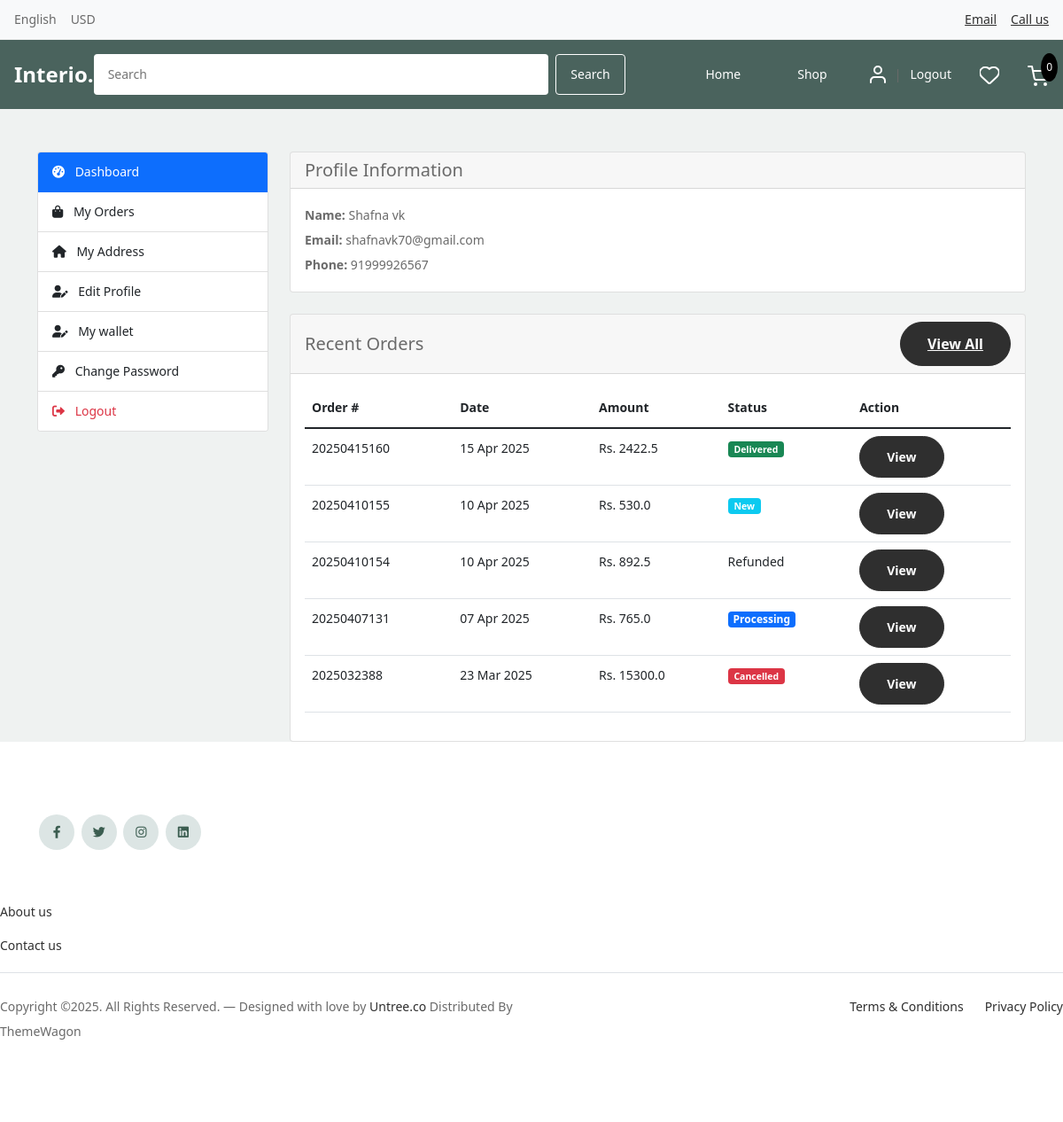
The page /accounts/dashboard/ (signed in) on the database as committed earlier.
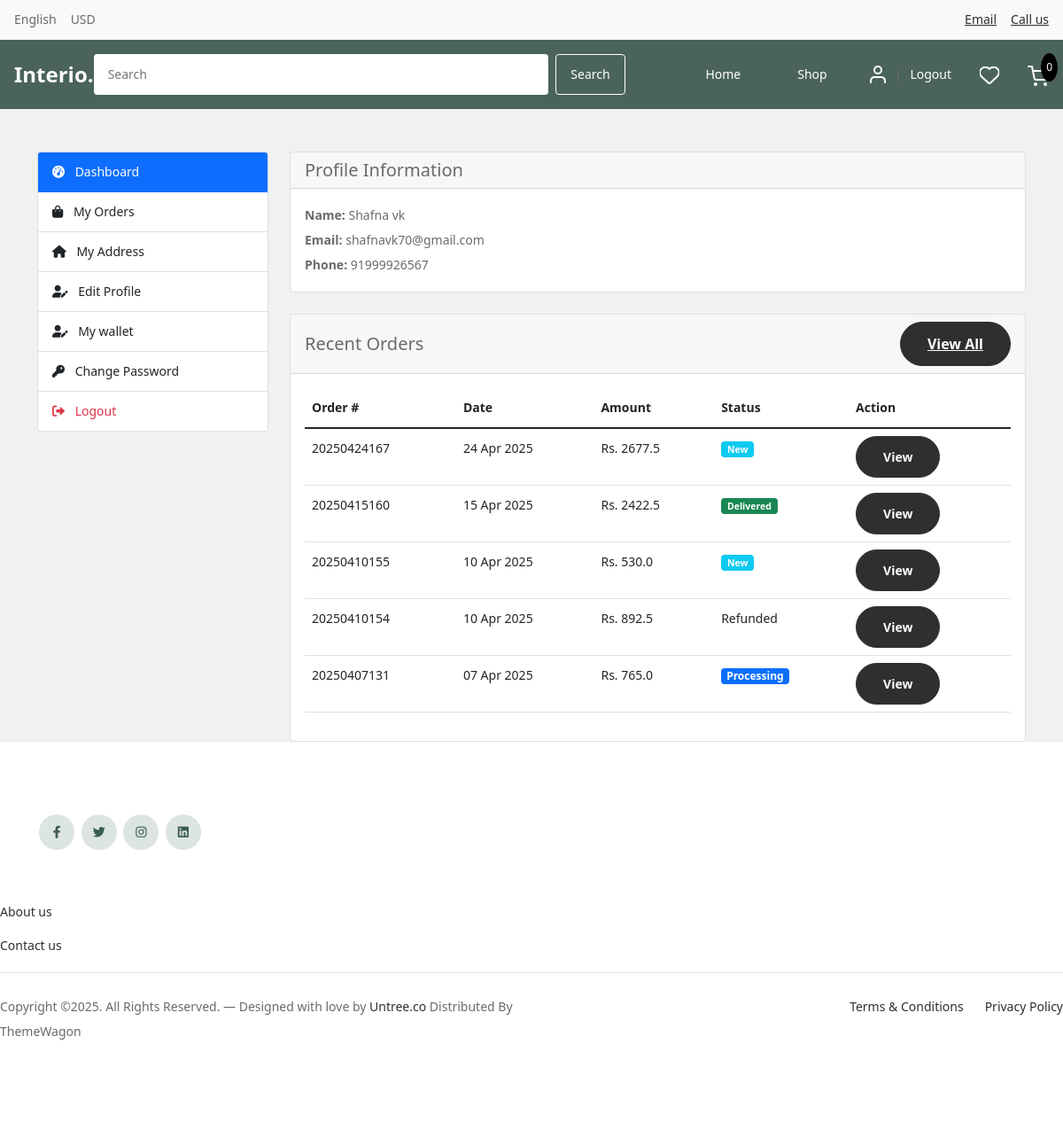
The same page on the database as committed later.
### orders/models.py (models this page shows, shortened)
class Order(models.Model):
    STATUS = (
        ('New', 'New'),
        ('Processing', 'Processing'),
        ('Shipped', 'Shipped'),
        ('Delivered', 'Delivered'),
        ('Cancelled', 'Cancelled'),
        ('Refunded', 'Refunded'),
    )
    PAYMENT_METHOD = (
        ('COD', 'COD'),
        ('Razorpay', 'Razorpay'),
        ('Wallet', 'Wallet'),
        ('PayPal', 'Paypal'),
    )
    user = models.ForeignKey(Account, on_delete=models.SET_NULL, null=True)
    order_number = models.CharField(max_length=20)
    first_name = models.CharField(max_length=50)
    last_name = models.CharField(max_length=50)
    phone = models.CharField(max_length=15)
    email = models.EmailField(max_length=50)
    address_line_1 = models.CharField(max_length=100)
    address_line_2 = models.CharField(max_length=100, blank=True)
    city = models.CharField(max_length=50)
    state = models.CharField(max_length=50)
    country = models.CharField(max_length=50)
    pincode = models.CharField(max_length=10)
    order_note = models.CharField(max_length=100, blank=True)
    order_total = models.FloatField()
    tax = models.FloatField()
    status = models.CharField(max_length=10, choices=STATUS, default='New')
    ip = models.CharField(blank=True, max_length=20)
    is_ordered = models.BooleanField(default=False)
    payment_method = models.CharField(max_length=20, choices=PAYMENT_METHOD, default='COD')
    created_at = models.DateTimeField(auto_now_add=True)
    updated_at = models.DateTimeField(auto_now=True)
    coupon = models.ForeignKey(Coupon, null=True, blank=True, on_delete=models.SET_NULL)
    discount_amount = models.FloatField(default=0)
    product_discount = models.FloatField(default=0)
    delivery_charge = models.FloatField(default=0)
    estimated_delivery_date = models.DateField(null=True, blank=True)
    tracking_number = models.CharField(max_length=50, blank=True, null=True)
    carrier = models.CharField(max_length=50, blank=True, null=True)
    refund_status = models.CharField(max_length=20, choices=(
        ('Not Requested', 'Not Requested'),
        ('Pending', 'Pending'),
        ('Approved', 'Approved'),
        ('Rejected', 'Rejected'),
        ('Completed', 'Completed'),
    ), default='Not Requested')
    refund_reason = models.TextField(blank=True, null=True)
    refunded_at = models.DateTimeField(null=True, blank=True)

### accounts/views.py (the view)
# urls.py: path('dashboard/', views.dashboard, name='dashboard'),
@login_required(login_url='login')
def dashboard(request):
    orders = Order.objects.filter(user=request.user, is_ordered=True).order_by('-created_at')
    orders_count = orders.count()
    context = {
        'orders_count': orders_count,
        'orders': orders[:5],
    }
    return render(request, 'accounts/dashboard.html', context)

### carts/context_processors.py (called while the page is built)
def counter(request):
    cart_count = 0
    if 'admin' in request.path:
        return {}
    else:
        try:
            cart = Cart.objects.get(cart_id=_cart_id(request))
            cart_items = CartItem.objects.filter(cart=cart, is_active=True)
            for cart_item in cart_items:
                cart_count += cart_item.quantity
        except Cart.DoesNotExist:
            cart_count = 0
    return dict(cart_count=cart_count)

### carts/views.py (called while the page is built)
def _cart_id(request):
    cart = request.session.session_key
    if not cart:
        cart = request.session.create()
    return cart

### category/context_processors.py (called while the page is built)
def menu_links(request):
    links = Category.objects.all()
    return dict(links=links)

### templates/accounts/dashboard.html (shortened to what the changed rows need)
{% extends 'base.html' %}
{% load static %}
{% block content %}
<div class="container mt-5">
    <div class="row">
        <div class="col-md-9">
            <div class="card">
                <div class="card-body">
                    {% if orders %}
                    <div class="table-responsive">
                        <table class="table">
                            <thead>
                                <tr>
                                    <th>Order #</th>
                                    <th>Date</th>
                                    <th>Amount</th>
                                    <th>Status</th>
                                    <th>Action</th>
                                </tr>
                            </thead>
                            <tbody>
                                {% for order in orders %}
                                <tr>
                                    <td>{{ order.order_number }}</td>
                                    <td>{{ order.created_at|date:"d M Y" }}</td>
                                    <td>Rs. {{ order.order_total }}</td>
                                    <td>
                                        {% if order.status == 'New' %}
        <span class="badge bg-info text-white">New</span>
    {% elif order.status == 'Cancelled' %}
        <span class="badge bg-danger text-white">Cancelled</span>
    {% elif order.status == 'Pending' %}
        <span class="badge bg-warning text-dark">Pending</span>
    {% elif order.status == 'Processing' %}
        <span class="badge bg-primary text-white">Processing</span>
    {% elif order.status == 'Shipped' %}
        <span class="badge bg-secondary text-white">Shipped</span>
    {% elif order.status == 'Delivered' %}
        <span class="badge bg-success text-white">Delivered</span>
    {% else %}
        {{ order.status }}
    {% endif %}
                                    </td>
                                    <td>
                                        <a href="{% url 'order_detail' order.id %}" class="btn btn-sm btn-outline-primary">View</a>
                                    </td>
                                </tr>
                                {% endfor %}
                            </tbody>
                        </table>
                    </div>
                    {% else %}
                    <p class="text-center mb-0">No orders found.</p>
                    {% endif %}
                </div>
            </div>
        </div>
    </div>
</div>
{% endblock %}

Rows that differ between the two databases and show on the page:
no longer on this page (row unchanged): Order: order_number "2025032388", created_at "23 Mar 2025", order_total "15300.0", status "Cancelled"
added Order: order_number "20250424167", created_at "24 Apr 2025", order_total "2677.5", status "New"
